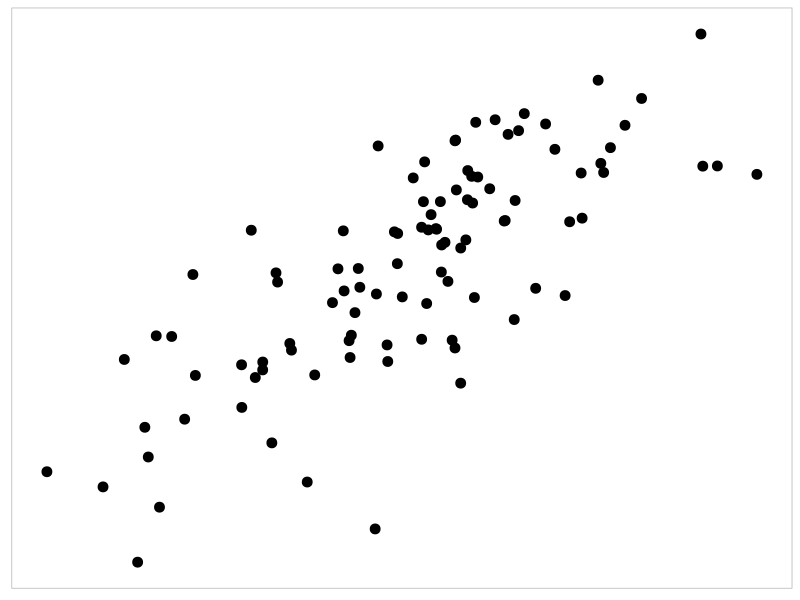
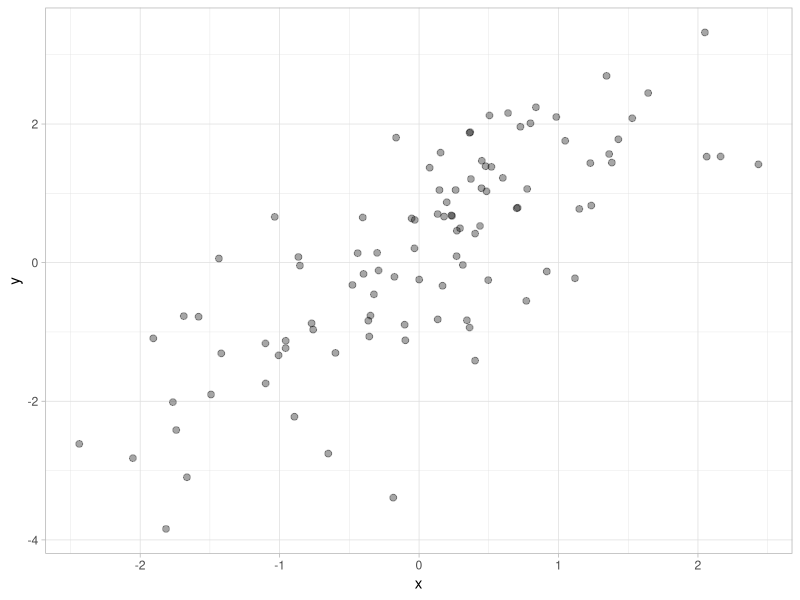
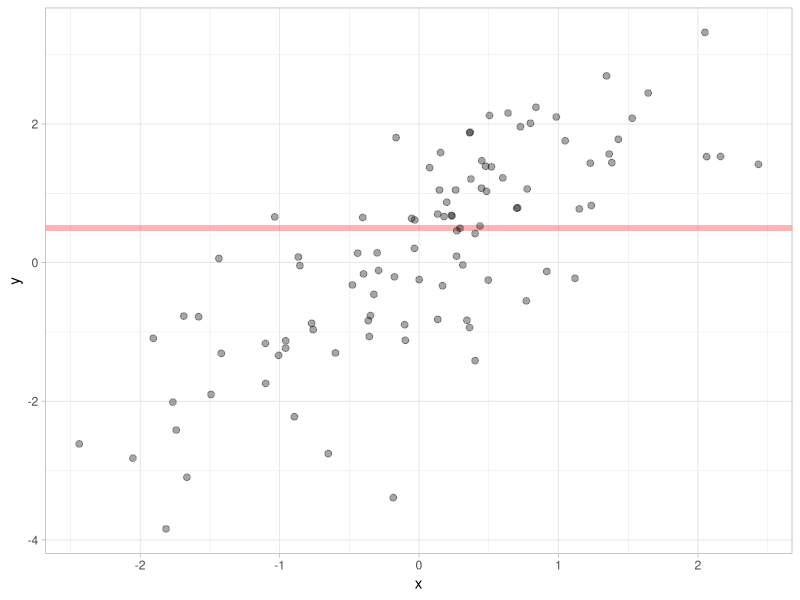
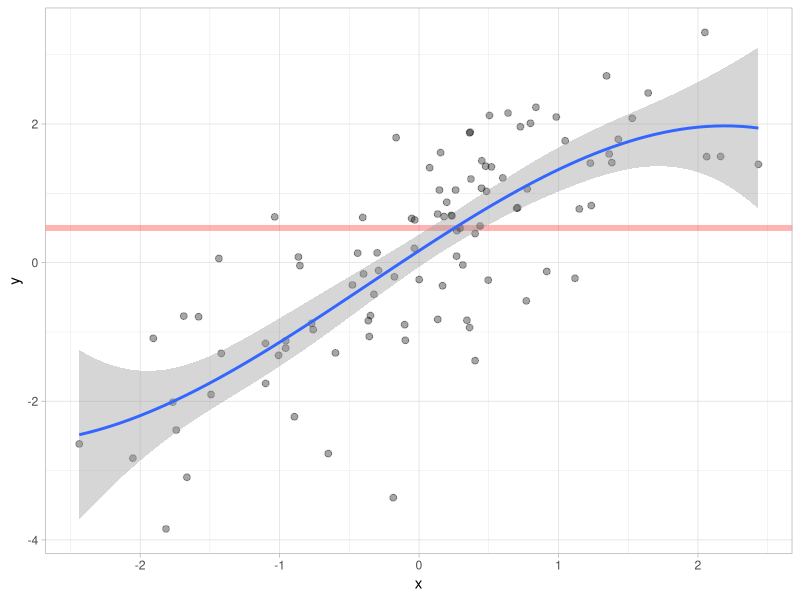
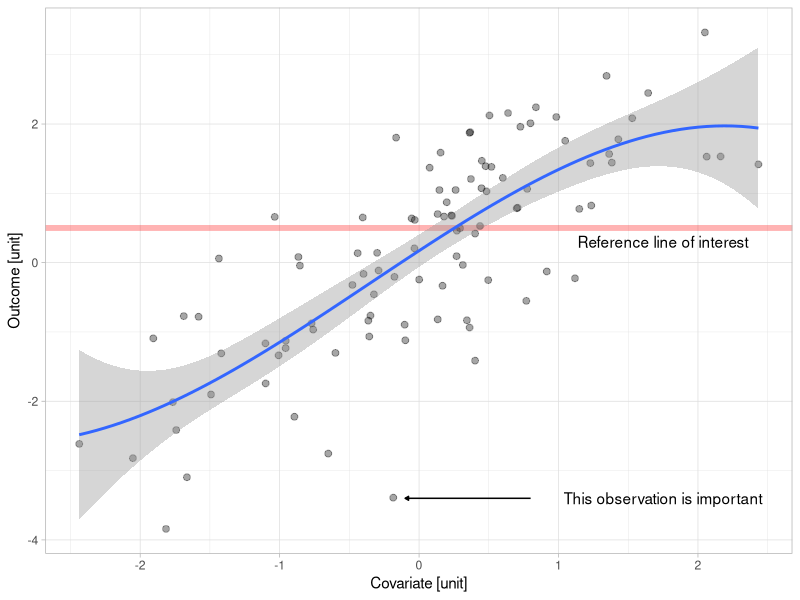
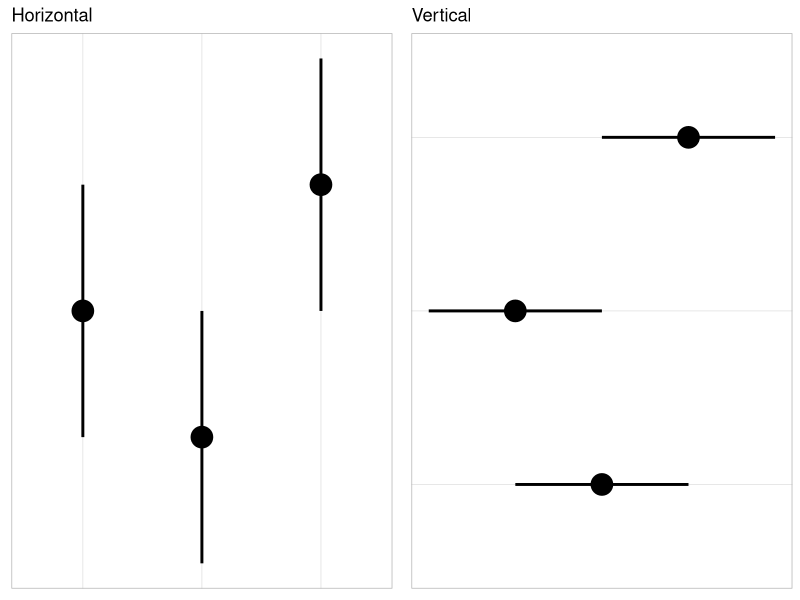
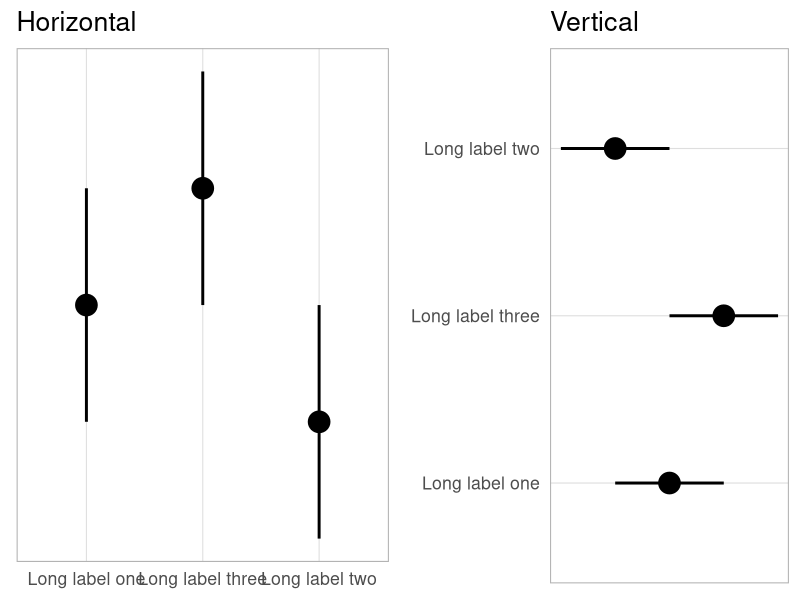
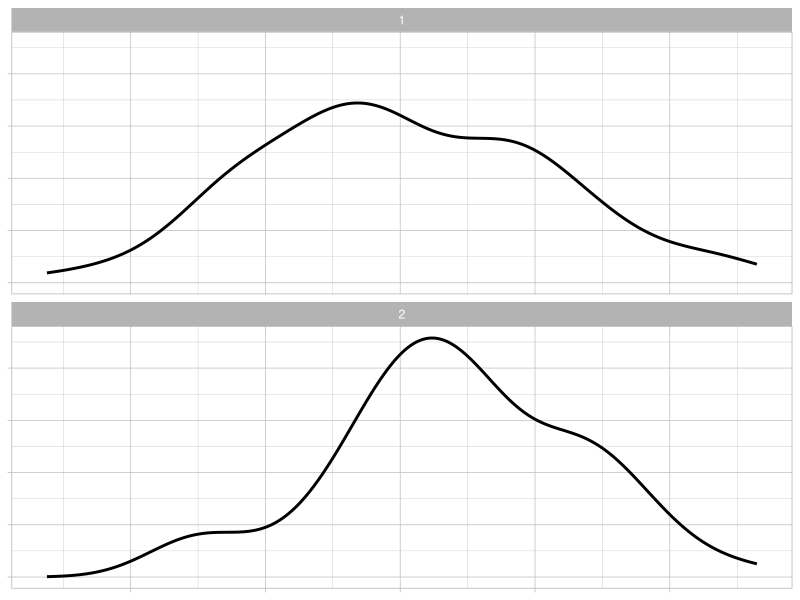

The R source for these figures, in order:
## ---- chunk 1
knitr::opts_chunk$set(echo = FALSE)

library(tidyverse)
library(gridExtra)

# Set global theme
theme_set(theme_light())

# create a few themes for plotting. 
th <- theme(
  axis.title.x = element_blank(),
  axis.title.y = element_blank(),
  axis.text.x = element_blank(),
  axis.text.y = element_blank()
)
thg <- theme(
  panel.grid.major = element_line(color = "grey"),
  panel.grid.minor = element_line(color = "grey")
)
th2 <- theme(axis.title.x = element_blank(),
             axis.title.y = element_blank())
th3 <- theme(
  axis.title.x = element_blank(),
  axis.text.x = element_blank(),
  axis.title.y = element_blank()
)
th4 <- theme(
  axis.title.y = element_blank(),
  axis.text.y = element_blank(),
  axis.title.x = element_blank()
)

# Set seed for reproducibility 
set.seed(1972)
## ---- chunk 2
# generate data
set.seed(1971)
N <- 100
plotdata <- tibble(x = rnorm(N, 0, 1),
                   y = rnorm(N, x, 1))

# plot x vs y 
plotdata %>% 
  ggplot(aes(x = x, y = y)) + 
  geom_point(size = 3) +
  theme(
    panel.grid = element_blank(),
    axis.title = element_blank(),
    axis.text = element_blank(),
    axis.ticks = element_blank()
    )
## ---- chunk 3
plotdata %>% 
  ggplot(aes(x = x, y = y)) + 
  geom_point(size = 2, shape = 19, alpha = 0.35) 

## ---- chunk 4
plotdata %>% 
  ggplot(aes(x = x, y = y)) + 
  geom_hline(yintercept = 0.5, linetype = 1, color = "red", size = 2, alpha = 0.3) +
  geom_point(size = 2, shape = 19, alpha = 0.35) 

## ---- chunk 5

plotdata %>% 
  ggplot(aes(x = x, y = y)) + 
  geom_hline(yintercept = 0.5, linetype = 1, color = "red", size = 2, alpha = 0.3) +
  geom_point(size = 2, shape = 19, alpha = 0.35) +
  geom_smooth(method = lm, formula = y ~ splines::bs(x, 3)) 
## ---- chunk 6
plotdata %>% 
  ggplot(aes(x = x, y = y)) + 
  geom_hline(yintercept = 0.5, linetype = 1, color = "red", size = 2, alpha = 0.3) +
  geom_point(size = 2, shape = 19, alpha = 0.35) +
  geom_smooth(method = lm, formula = y ~ splines::bs(x, 3)) + 
  annotate(x = 1.75, y = 0.3, geom = 'text', label = "Reference line of interest") +
  annotate(x = 1.75, y = -3.4, geom = 'text', label = "This observation is important") +
  annotate("segment", x = 0.8, y = -3.4, xend = -0.1, yend = -3.4,
             arrow = arrow(angle = 30, length = unit(1, "mm"), type = "closed")) +
  xlab("Covariate [unit]") +
  ylab("Outcome [unit]") 

## ---- chunk 7
alignData <- tibble(
  x = factor(c(1, 2, 3)),
  x_lab = c("Long label one", "Long label two", "Long label three"),
  y = c(2, 1, 3),
  low = c(1, 0, 2),
  hi = c(3, 2, 4)
  )

a <- alignData %>% ggplot(aes(x = x, y = y, ymin = low, ymax = hi)) + 
  geom_point(size = 7) + 
  geom_linerange(size = 1) + 
  theme(
    axis.title = element_blank(),
    axis.text = element_blank(),
    axis.ticks = element_blank(),
    panel.grid.major.y = element_blank(),
    panel.grid.minor.y = element_blank()
    ) +
  ggtitle("Horizontal")


b <- alignData %>% 
  ggplot(aes(x = x, y = y, ymin = low, ymax = hi)) + 
  geom_point(size = 7) + 
  geom_linerange(size = 1) + 
  coord_flip() + 
  theme(
    axis.title = element_blank(),
    axis.text = element_blank(),
    axis.ticks = element_blank(),
    panel.grid.major.x = element_blank(),
    panel.grid.minor.x = element_blank()
    ) +
  ggtitle("Vertical")


grid.arrange(a, b, nrow = 1)
## ---- chunk 8

a <- alignData %>% ggplot(aes(x = x_lab, y = y, ymin = low, ymax = hi)) + 
  geom_point(size = 7) + 
  geom_linerange(size = 1) + 
  theme_light(base_size = 16) + 
  theme(
    axis.title = element_blank(),
    axis.text.y = element_blank(),
    axis.ticks = element_blank(),
    panel.grid.major.y = element_blank(),
    panel.grid.minor.y = element_blank()
    ) +
  ggtitle("Horizontal")


b <- alignData %>% 
  ggplot(aes(x = x_lab, y = y, ymin = low, ymax = hi)) + 
  geom_point(size = 7) + 
  geom_linerange(size = 1) + 
  theme_light(base_size = 16) + 
  coord_flip() + 
  theme(
    axis.title = element_blank(),
    axis.text.x = element_blank(),
    axis.ticks = element_blank(),
    panel.grid.major.x = element_blank(),
    panel.grid.minor.x = element_blank()
    ) +
  ggtitle("Vertical")


grid.arrange(a, b, nrow = 1)

## ---- chunk 9
n <- 100
set.seed(5)
overlay <- data.frame(v=c(1,2), mu=c(1,1.4))
overlay <- overlay[rep(c(1,2),n),]
overlay$s <- rnorm(n=2*n,mean=overlay$mu, sd=1)
ggplot(overlay, aes(x=s)) + facet_wrap(~v, ncol=1) + geom_line(stat="density",size=1) + th + thg
ggplot(overlay, aes(x=s, colour=factor(v))) + geom_line(stat="density", size=1) + 
  scale_color_brewer(palette="Dark2", name="") + th +thg
## ---- chunk 10
distance <- data.frame(expand.grid(study=c("Study 1","Study 2"), trt=c("A","B")))
distance$y <- c(1.2, 1.1, 1.8, 1.9)
ggplot(distance, aes(x=trt, y=y, ymin=0, ymax=y)) + 
  facet_wrap(~study, ncol=2) + geom_linerange(size=10) + 
  th2 + thg
ggplot(distance, aes(x=study, y=y, ymin=0, ymax=y)) + 
  facet_wrap(~trt, ncol=2) + geom_linerange(size=10) + 
  th2 + thg
## ---- chunk 11
ordering <- data.frame(v=LETTERS[1:7], y=runif(7))
ggplot(ordering, aes(x=y, y=v)) + geom_point(size=5) + th3 + thg
ordering <- arrange(ordering, y)
ggplot(ordering, aes(x=y, y=factor(v, levels=ordering$v))) + geom_point(size=5) + th3 + thg
## ---- chunk 12
difference <- data.frame(grp=c("PBO", "TRT1", "TRT2"), y=c(1,2,2.2), low=c(0,1,1.1), hi=c(2,3,3.1))
ggplot(difference, aes(x=grp, y=y, ymin=low, ymax=hi)) + geom_pointrange(size=1) + th3 +  thg + coord_flip()
difference2 <- data.frame(grp=c("TRT1 - PBO","TRT2 - PBO"), y=c(1,1.2), low=c(-0.3,-0.1), hi=c(2.3,2.5))
ggplot(difference2, aes(x=grp, y=y, ymin=low, ymax=hi)) + geom_hline(yintercept=0, linetype=2) + 
  geom_pointrange(size=1) + scale_y_continuous(breaks=c(0,1,2)) + coord_flip() + th3 +thg
## ---- chunk 13
# another difference example with longitudinal data. 
set.seed(2)
rm(difference)
difference <- data.frame(expand.grid(grp=c("A","B"), day=c(1,7,14,21,28))) %>% 
  arrange(grp, day)
difference <- difference %>% mutate(true_mean=ifelse(grp=="A", 0.5, -0.5), 
         y=rnorm(dim(difference)[1], true_mean, 0.55)) 
ggplot(difference, aes(x=day, y=y, colour=grp)) + 
  geom_point(size=2.5) + geom_line(size=1, alpha=0.5) + 
  scale_x_continuous(breaks=unique(difference$day)) + 
  scale_colour_brewer(palette="Dark2", name="") + labs(x="Time", y="Outcome") + 
  theme(axis.text.x=element_blank()) +thg

difference2 <- spread(select(difference, day, grp, y), grp, y) %>%
  mutate(difference=A-B)
ggplot(difference2, aes(x=day, y=difference)) + 
  geom_point(size=2.5) + geom_line(size=1, alpha=0.5) + 
  geom_hline(yintercept=0, linetype=3, colour="black") + 
  scale_x_continuous(breaks=unique(difference$day)) + 
  labs(x="Time", y="A - B") + theme(axis.text.x=element_blank()) + thg
